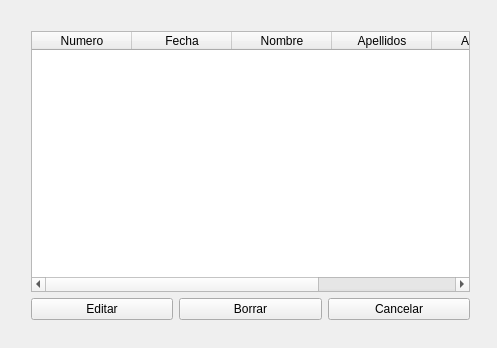
<ui version="4.0" >
 <class>ListarFacturasClass</class>
 <widget class="QWidget" name="ListarFacturasClass" >
  <property name="geometry" >
   <rect>
    <x>0</x>
    <y>0</y>
    <width>497</width>
    <height>348</height>
   </rect>
  </property>
  <property name="windowTitle" >
   <string>ListarFacturas</string>
  </property>
  <property name="windowIcon" >
   <iconset>images/LFacturas.PNG</iconset>
  </property>
  <property name="sizeGripEnabled" stdset="0" >
   <bool>true</bool>
  </property>
  <widget class="QWidget" name="gridLayout" >
   <property name="geometry" >
    <rect>
     <x>20</x>
     <y>20</y>
     <width>461</width>
     <height>311</height>
    </rect>
   </property>
   <layout class="QGridLayout" >
    <item row="0" column="0" >
     <widget class="QTableWidget" name="tableWidget" >
      <property name="alternatingRowColors" >
       <bool>true</bool>
      </property>
      <property name="selectionMode" >
       <enum>QAbstractItemView::SingleSelection</enum>
      </property>
      <column>
       <property name="text" >
        <string>Numero</string>
       </property>
      </column>
      <column>
       <property name="text" >
        <string>Fecha</string>
       </property>
      </column>
      <column>
       <property name="text" >
        <string>Nombre</string>
       </property>
      </column>
      <column>
       <property name="text" >
        <string>Apellidos</string>
       </property>
      </column>
      <column>
       <property name="text" >
        <string>Aparato</string>
       </property>
      </column>
      <column>
       <property name="text" >
        <string>Marca</string>
       </property>
      </column>
     </widget>
    </item>
    <item row="1" column="0" >
     <layout class="QHBoxLayout" >
      <item>
       <widget class="QPushButton" name="editarButton" >
        <property name="text" >
         <string>Editar</string>
        </property>
       </widget>
      </item>
      <item>
       <widget class="QPushButton" name="borrarButton" >
        <property name="text" >
         <string>Borrar</string>
        </property>
       </widget>
      </item>
      <item>
       <widget class="QPushButton" name="cancelarButton" >
        <property name="text" >
         <string>Cancelar</string>
        </property>
       </widget>
      </item>
     </layout>
    </item>
   </layout>
  </widget>
 </widget>
 <layoutdefault spacing="6" margin="11" />
 <resources/>
 <connections>
  <connection>
   <sender>cancelarButton</sender>
   <signal>clicked()</signal>
   <receiver>ListarFacturasClass</receiver>
   <slot>close()</slot>
   <hints>
    <hint type="sourcelabel" >
     <x>407</x>
     <y>312</y>
    </hint>
    <hint type="destinationlabel" >
     <x>416</x>
     <y>337</y>
    </hint>
   </hints>
  </connection>
 </connections>
</ui>
